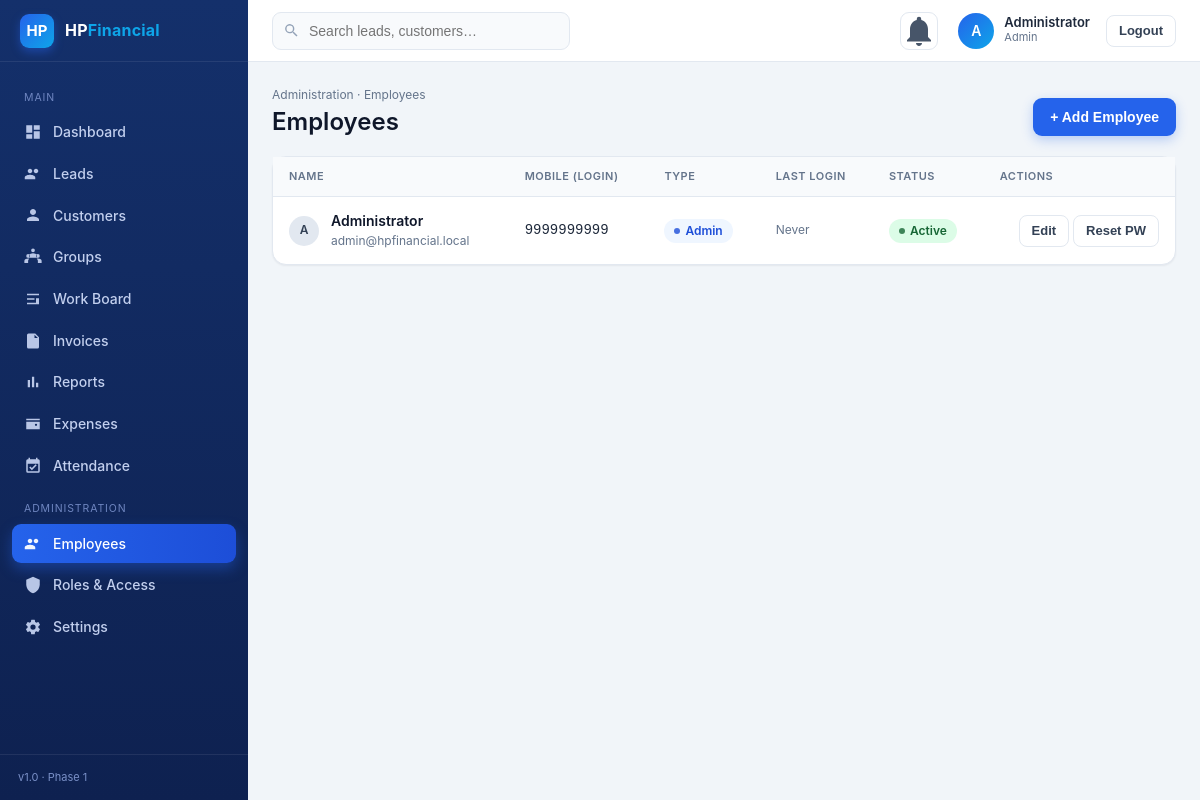
Page /employees (signed in) on the committed database.
### tables this page shows
CREATE TABLE users (
  id BIGINT UNSIGNED AUTO_INCREMENT PRIMARY KEY,
  name VARCHAR(120) NOT NULL,
  mobile VARCHAR(15) NOT NULL UNIQUE,
  email VARCHAR(150) NULL,
  password_hash VARCHAR(255) NOT NULL,
  role_id BIGINT UNSIGNED NOT NULL,
  status ENUM('active','inactive') NOT NULL DEFAULT 'active',
  must_change_password TINYINT(1) NOT NULL DEFAULT 1,
  last_login_at DATETIME NULL,
  created_by BIGINT UNSIGNED NULL,
  created_at DATETIME NOT NULL DEFAULT CURRENT_TIMESTAMP,
  updated_at DATETIME NOT NULL DEFAULT CURRENT_TIMESTAMP ON UPDATE CURRENT_TIMESTAMP,
  FOREIGN KEY (role_id) REFERENCES roles(id),
  INDEX(status)
);

CREATE TABLE roles (
  id BIGINT UNSIGNED AUTO_INCREMENT PRIMARY KEY,
  name VARCHAR(50) NOT NULL,
  slug VARCHAR(50) NOT NULL UNIQUE
);

### app/Core/Controller.php (called while the page is built, shortened)
<?php
abstract class Controller
{
    protected function view(string $template, array $data = [], string $layout = 'app'): void
    {
        extract($data, EXTR_SKIP);
        $content = (function () use ($template, $data) {
            extract($data, EXTR_SKIP);
            ob_start();
            require APP_PATH . '/Views/' . $template . '.php';
            return ob_get_clean();
        })();
        require APP_PATH . '/Views/layouts/' . $layout . '.php';
    }
}

### app/Controllers/EmployeeController.php (called while the page is built, shortened)
<?php
class EmployeeController extends Controller
{
    public function index(): void
    {
        $this->view('employees/index', [
            'pageTitle'   => 'Employees',
            'activeNav'   => 'employees',
            'employees'   => User::withRoles(),
            'unreadCount' => Notification::unreadCount(Auth::id()),
        ]);
    }
}

### public/index.php (called while the page is built, shortened)
<?php
require dirname(__DIR__) . '/app/bootstrap.php';
$router = new Router();
$router->dispatch(Request::method(), Request::path());

### app/Core/Database.php (called while the page is built, shortened)
<?php
class Database
{
    private static ?PDO $pdo = null;
    public static function pdo(): PDO
    {
        if (self::$pdo === null) {
            $host = env('DB_HOST', '127.0.0.1');
            $port = env('DB_PORT', '3306');
            $name = env('DB_NAME', 'hp');
            $dsn  = "mysql:host=$host;port=$port;dbname=$name;charset=utf8mb4";
            self::$pdo = new PDO($dsn, env('DB_USER', 'root'), env('DB_PASS', ''), [
                PDO::ATTR_ERRMODE            => PDO::ERRMODE_EXCEPTION,
                PDO::ATTR_DEFAULT_FETCH_MODE => PDO::FETCH_ASSOC,
                PDO::ATTR_EMULATE_PREPARES   => false,
            ]);
        }
        return self::$pdo;
    }
}

### app/Core/Model.php (called while the page is built, shortened)
<?php
abstract class Model
{
    protected static function db(): PDO { return Database::pdo(); }
    public static function query(string $sql, array $params = []): array
    {
        $st = self::db()->prepare($sql);
        $st->execute($params);
        return $st->fetchAll();
    }
}

### app/Models/User.php (called while the page is built, shortened)
<?php
class User extends Model
{
    public static function withRoles(): array
    {
        return self::query("SELECT u.*, r.name AS role_name, r.slug AS role_slug
            FROM users u JOIN roles r ON r.id = u.role_id ORDER BY u.id");
    }
}

### app/Core/Auth.php (called while the page is built, shortened)
<?php
class Auth
{
    private static ?array $user = null;
    public static function check(): bool { return self::user() !== null; }
    public static function user(): ?array
    {
        if (self::$user !== null) return self::$user;
        $id = Session::get('user_id');
        $st = Database::pdo()->prepare("SELECT u.*, r.slug AS role_slug, r.name AS role_name
            FROM users u JOIN roles r ON r.id = u.role_id WHERE u.id = ? LIMIT 1");
        $st->execute([$id]);
        self::$user = $st->fetch() ?: null;
        return self::$user;
    }
    public static function isAdmin(): bool
    {
        $u = self::user();
        return $u && $u['role_slug'] === 'admin';
    }
    public static function can(string $perm): bool
    {
        return self::isAdmin() || in_array($perm, self::permissions(), true);
    }
}

### app/bootstrap.php (called while the page is built, shortened)
<?php
function env(string $key, $default = null) {
    return $_ENV[$key] ?? getenv($key) ?: $default;
}
spl_autoload_register(function (string $class) {
    $prefix = 'App\\';
    $rel = str_replace('\\', '/', substr($class, strlen($prefix)));
    $file = APP_PATH . '/' . $rel . '.php';
});
require APP_PATH . '/Helpers/functions.php';

### app/Core/Session.php (called while the page is built, shortened)
<?php
class Session
{
    public static function get(string $k, $d = null) { return $_SESSION[$k] ?? $d; }
}

### app/Views/employees/index.php (the view, shortened to what this page needs)
<div class="page-head">
  <div><div class="crumb">Administration · Employees</div><h1>Employees</h1></div>
  <div class="page-head__actions">
    <button class="btn btn--primary" onclick="document.getElementById('addEmp').style.display='grid'">+ Add Employee</button>
  </div>
</div>
<div class="card">
  <div class="table-wrap">
    <table class="tbl">
      <thead><tr><th>Name</th><th>Mobile (login)</th><th>Type</th><th>Last Login</th><th>Status</th><th class="text-right">Actions</th></tr></thead>
      <tbody>
      <?php foreach ($employees as $emp): ?>
        <tr>
          <td class="flex items-center gap-12"><span class="avatar-sm"><?= e(initials($emp['name'])) ?></span>
            <div><div class="cell-strong"><?= e($emp['name']) ?></div><div class="cell-sub"><?= e($emp['email'] ?: '—') ?></div></div></td>
          <td class="mono"><?= e($emp['mobile']) ?></td>
          <td><span class="pill pill--<?= $emp['role_slug']==='admin'?'blue':($emp['role_slug']==='manager'?'sky':'gray') ?>"><?= e($emp['role_name']) ?></span></td>
          <td class="cell-sub"><?= $emp['last_login_at'] ? e(date('d M, H:i', strtotime($emp['last_login_at']))) : 'Never' ?></td>
          <td><?= status_pill($emp['status']) ?></td>
          <td class="text-right">
            <button class="btn btn--light btn--sm" onclick='editEmp(<?= json_encode($emp, JSON_HEX_APOS|JSON_HEX_QUOT) ?>)'>Edit</button>
            <form method="post" action="<?= url('/employees/'.$emp['id'].'/reset') ?>" style="display:inline" onsubmit="return confirm('Reset password for this employee?')"><?= csrf_field() ?><button class="btn btn--light btn--sm">Reset PW</button></form>
          </td>
        </tr>
      <?php endforeach; ?>
      </tbody>
    </table>
  </div>
</div>

### app/Helpers/functions.php (shortened to what this page needs)
<?php
function e($v): string { return htmlspecialchars((string)($v ?? ''), ENT_QUOTES, 'UTF-8'); }
function base_url(): string
{
    $script = str_replace('\\', '/', dirname($_SERVER['SCRIPT_NAME'] ?? ''));
    return rtrim($script, '/');
}
function url(string $path = '/'): string
{
    return base_url() . '/' . ltrim($path, '/');
}
function asset(string $path): string { return url('assets/' . ltrim($path, '/')); }
function can(string $perm): bool { return Auth::can($perm); }
function auth_user(): ?array { return Auth::user(); }
function active(string $page, string $current): string { return $page === $current ? 'active' : ''; }
function status_pill(?string $status): string
{
    $map = [
        'new' => 'blue', 'contacted' => 'sky', 'qualified' => 'amber',
        'won' => 'green', 'lost' => 'gray',
        'Pending' => 'gray', 'In-Progress' => 'amber', 'Filed' => 'blue', 'Completed' => 'green',
        'active' => 'green', 'inactive' => 'red',
    ];
    $c = $map[$status] ?? 'gray';
    return '<span class="pill pill--' . $c . '">' . e(ucfirst((string)$status)) . '</span>';
}
function initials(string $name): string
{
    $p = preg_split('/\s+/', trim($name));
    return strtoupper(substr($p[0] ?? '', 0, 1) . (isset($p[1]) ? substr($p[1], 0, 1) : ''));
}

### app/Core/Router.php (shortened to what this page needs)
<?php
class Router
{
    private array $routes = [];
    public function add(string $method, string $path, string $handler, array $opts = []): void
    {
        $this->routes[] = [
            'method'  => strtoupper($method),
            'path'    => $path,
            'handler' => $handler,
            'auth'    => $opts['auth'] ?? true,
            'perm'    => $opts['perm'] ?? null,
        ];
    }
    public function dispatch(string $method, string $uri): void
    {
        foreach ($this->routes as $r) {
            if ($r['method'] !== $method) continue;
            $pattern = '#^' . preg_replace('#\{[a-zA-Z_]+\}#', '([^/]+)', $r['path']) . '$#';
            if (!preg_match($pattern, $uri, $m)) continue;
            array_shift($m);
            if ($r['auth'] && !Auth::check()) {
                Session::set('intended', $uri);
                $this->go('/login');
            }
            [$class, $action] = explode('@', $r['handler']);
            (new $fqcn)->$action(...$m);
            return;
        }
    }
}

### app/Views/layouts/app.php (shortened to what this page needs)
<?php
$u = Auth::user();
$active = $activeNav ?? '';
$nav = [
  ['Main'],
  ['dashboard','Dashboard','/', true],
  ['leads','Leads','/leads', can('leads.view')],
  ['customers','Customers','/customers', can('customers.view')],
  ['families','Groups','/families', can('customers.view')],
  ['board','Work Board','/work-board', can('services.view')],
  ['invoices','Invoices','/invoices', can('invoices.manage')],
  ['reports','Reports','/reports', can('reports.view')],
  ['expenses','Expenses','/expenses', can('expenses.manage')],
  ['attendance', can('attendance.manage') ? 'Attendance' : 'My Attendance', '/attendance', true],
  ['Administration'],
  ['employees','Employees','/employees', can('employees.view')],
  ['roles','Roles & Access','/roles', can('roles.manage')],
  ['settings','Settings','/settings', can('settings.manage')],
];
$icons = [
  'dashboard'=>'M3 13h8V3H3v10zm0 8h8v-6H3v6zm10 0h8V11h-8v10zm0-18v6h8V3h-8z',
  'leads'=>'M16 11c1.66 0 3-1.34 3-3s-1.34-3-3-3-3 1.34-3 3 1.34 3 3 3zm-8 0c1.66 0 3-1.34 3-3S9.66 5 8 5 5 6.34 5 8s1.34 3 3 3zm0 2c-2.33 0-7 1.17-7 3.5V19h14v-2.5C15 14.17 10.33 13 8 13z',
  'customers'=>'M12 12c2.21 0 4-1.79 4-4s-1.79-4-4-4-4 1.79-4 4 1.79 4 4 4zm0 2c-2.67 0-8 1.34-8 4v2h16v-2c0-2.66-5.33-4-8-4z',
  'families'=>'M12 5.5A2.5 2.5 0 1 1 12 .5a2.5 2.5 0 0 1 0 5zM5.5 13a2.5 2.5 0 1 1 0-5 2.5 2.5 0 0 1 0 5zm13 0a2.5 2.5 0 1 1 0-5 2.5 2.5 0 0 1 0 5zM12 7c-2 0-5 1-5 3v3h10v-3c0-2-3-3-5-3zM5.5 14C3.5 14 .5 15 .5 17v3h5v-3c0-1 .5-2 1.5-2.7-.5-.2-1-.3-1.5-.3zm13 0c-.5 0-1 .1-1.5.3 1 .7 1.5 1.7 1.5 2.7v3h5v-3c0-2-3-3-5-3z',
  'expenses'=>'M21 7H3V5h18v2zm0 2v10H3V9h18zm-5 5.5a1.5 1.5 0 1 0 0-3 1.5 1.5 0 0 0 0 3z',
  'attendance'=>'M19 3h-1V1h-2v2H8V1H6v2H5a2 2 0 0 0-2 2v14a2 2 0 0 0 2 2h14a2 2 0 0 0 2-2V5a2 2 0 0 0-2-2zm0 16H5V9h14v10zm-8.5-1.5L7 14l1.4-1.4 2.1 2.1 5-5L17 11l-6.5 6.5z',
  'invoices'=>'M6 2h9l5 5v13a2 2 0 0 1-2 2H6a2 2 0 0 1-2-2V4a2 2 0 0 1 2-2zm8 1.5V8h4.5L14 3.5zM8 12h8v1.5H8V12zm0 3h8v1.5H8V15zm0 3h5v1.5H8V18z',
  'board'=>'M4 5h16v2H4V5zm0 6h10v2H4v-2zm0 6h16v2H4v-2zM16 11h4v6h-4v-6z',
  'reports'=>'M5 9.2h3V19H5V9.2zM10.6 5h3v14h-3V5zm5.6 8H19v6h-3v-6z',
  'employees'=>'M16 11c1.66 0 3-1.34 3-3s-1.34-3-3-3-3 1.34-3 3 1.34 3 3 3zm-8 0c1.66 0 3-1.34 3-3S9.66 5 8 5 5 6.34 5 8s1.34 3 3 3zm0 2c-2.33 0-7 1.17-7 3.5V19h14v-2.5C15 14.17 10.33 13 8 13z',
  'roles'=>'M12 1L3 5v6c0 5.55 3.84 10.74 9 12 5.16-1.26 9-6.45 9-12V5l-9-4z',
  'settings'=>'M19.14 12.94a7.49 7.49 0 0 0 .05-1.88l2.03-1.58a.5.5 0 0 0 .12-.64l-1.92-3.32a.5.5 0 0 0-.6-.22l-2.39.96a7.3 7.3 0 0 0-1.62-.94l-.36-2.54a.5.5 0 0 0-.5-.42h-3.84a.5.5 0 0 0-.5.42l-.36 2.54c-.59.24-1.13.56-1.62.94l-2.39-.96a.5.5 0 0 0-.6.22L2.62 8.84a.5.5 0 0 0 .12.64l2.03 1.58a7.49 7.49 0 0 0 0 1.88L2.74 14.5a.5.5 0 0 0-.12.64l1.92 3.32a.5.5 0 0 0 .6.22l2.39-.96c.49.38 1.03.7 1.62.94l.36 2.54a.5.5 0 0 0 .5.42h3.84a.5.5 0 0 0 .5-.42l.36-2.54c.59-.24 1.13-.56 1.62-.94l2.39.96a.5.5 0 0 0 .6-.22l1.92-3.32a.5.5 0 0 0-.12-.64l-2.03-1.58zM12 15.5A3.5 3.5 0 1 1 12 8.5a3.5 3.5 0 0 1 0 7z',
];
?><!DOCTYPE html>
<html lang="en">
<head>
<link rel="stylesheet" href="<?= asset('css/theme.css') ?>">
</head>
<body>
<div class="app">
  <aside class="sidebar" id="sidebar">
    <div class="sidebar__brand">
      <div class="brand__logo">HP</div>
      <div class="brand__name">HP<span>Financial</span></div>
    </div>
    <nav class="nav">
      <?php foreach ($nav as $item): ?>
        <?php if (count($item) === 1): ?>
          <div class="nav__label"><?= e($item[0]) ?></div>
        <?php elseif ($item[3]): ?>
          <a class="nav__item <?= active($item[0], $active) ?>" href="<?= url($item[2]) ?>">
            <svg viewBox="0 0 24 24" fill="currentColor"><path d="<?= $icons[$item[0]] ?>"/></svg>
            <span><?= e($item[1]) ?></span>
          </a>
        <?php endif; ?>
      <?php endforeach; ?>
    </nav>
    <div style="padding:14px 18px;border-top:1px solid rgba(255,255,255,.08);font-size:11px;color:#7a90c8">v1.0 · Phase 1</div>
  </aside>
  <div class="main">
    <header class="topbar">
      <div class="topbar__search" id="globalSearchWrap">
        <svg viewBox="0 0 24 24" fill="currentColor"><path d="M15.5 14h-.79l-.28-.27a6.5 6.5 0 1 0-.7.7l.27.28v.79l5 4.99L20.49 19l-4.99-5zm-6 0A4.5 4.5 0 1 1 14 9.5 4.5 4.5 0 0 1 9.5 14z"/></svg>
        <input type="text" id="globalSearch" placeholder="Search leads, customers…" autocomplete="off">
      </div>
      <a class="icon-btn" href="<?= url('/notifications') ?>" title="Notifications">
        <svg viewBox="0 0 24 24" fill="currentColor"><path d="M12 22c1.1 0 2-.9 2-2h-4c0 1.1.9 2 2 2zm6-6v-5c0-3.07-1.63-5.64-4.5-6.32V4a1.5 1.5 0 0 0-3 0v.68C7.64 5.36 6 7.92 6 11v5l-2 2v1h16v-1l-2-2z"/></svg>
      </a>
      <form method="post" action="<?= url('/logout') ?>" style="display:flex;align-items:center;gap:10px;margin:0">
        <div class="user-chip">
          <div class="avatar"><?= e(initials($u['name'] ?? 'U')) ?></div>
          <div class="user-chip__info">
            <div class="user-chip__name"><?= e($u['name'] ?? '') ?></div>
            <div class="user-chip__role"><?= e($u['role_name'] ?? '') ?></div>
          </div>
        </div>
        <button class="btn btn--light btn--sm" type="submit" title="Logout">
          <span class="logout-label">Logout</span>
        </button>
      </form>
    </header>
    <div id="page">
      <div class="content">
        <?= $content ?>
      </div>
    </div>
  </div>
</div>
</body>
</html>

### rows in the picture
users: name "A", name "Administrator", role.name "Admin", email "admin@hpfinancial.local", mobile "9999999999", shows "Never", status "Active"

### other values in the picture
$item[0] "MAIN"
$item[1] "Dashboard"
$item[1] "Leads"
$item[1] "Customers"
$item[1] "Groups"
$item[1] "Work Board"
$item[1] "Invoices"
$item[1] "Reports"
$item[1] "Expenses"
$item[1] "Attendance"
$item[0] "ADMINISTRATION"
$item[1] "Employees"
$item[1] "Roles & Access"
$item[1] "Settings"
